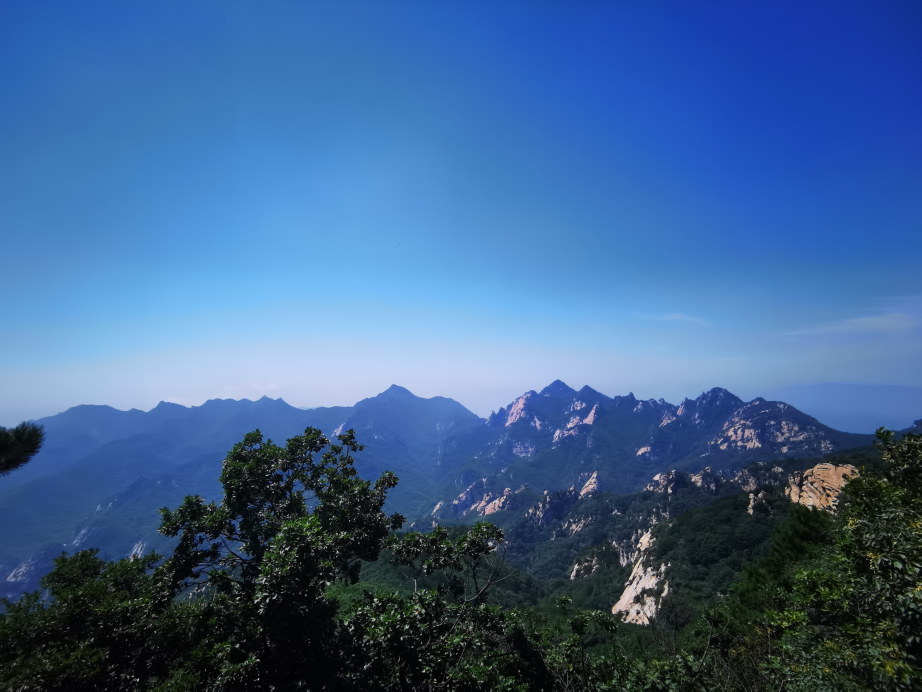
#> input picture resource/image/input/01.png, 4608 x 3456 px (shown at 1/5 size)
$ python -i tester.py   (imports and definitions only)
#> lines starting #> are read from the running program, lines starting #| are printed output that depends on the picture
### code/python/tools.py
import cv2
import numpy as np
import time
from perlin_numpy import generate_perlin_noise_2d
import os


def LoadImage(path: str, color=cv2.IMREAD_COLOR, size=(720, 1080)):
#> called with path = '../../resource/image/input/01.png', color = 1, size = (720, 1080)
    img = cv2.imread(path, color)
#> img is the input picture: shape (3456, 4608, 3); mean B, G, R 146.6, 99.2, 62.3
    shape = img.shape
#> shape = (3456, 4608, 3)
    # print(img.shape)
    # need to reshape
    img = cv2.resize(img, (int(size[1] * shape[1] / shape[0]), size[1]))
#> img: shape (1080, 1440, 3)

    if img.shape[1] < size[0]:
        print("pad")
        img = cv2.copyMakeBorder(
            img, 0, size[1] - img.shape[1], 0, 0, cv2.BORDER_DEFAULT
        )
    elif img.shape[1] > size[0]:
        start = int(img.shape[1] / 2 - size[0] / 2)
#> start = 360
        end = int(img.shape[1] / 2 + size[0] / 2)
#> end = 1080
        img = img[:, start:end]
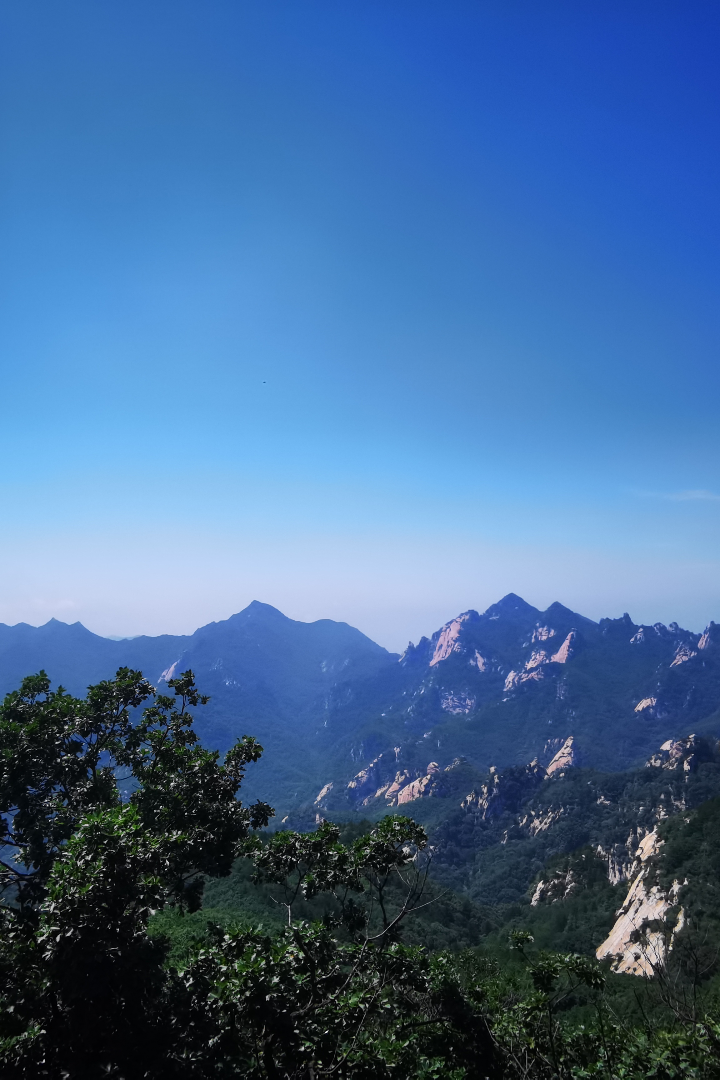
#> img: shape (1080, 720, 3); mean B, G, R 152.1, 106.1, 68
    return img


# [44 lines left out: functions ColorGrad, GetPerlinNoise, GetCombinedTexture, GetDryBrush, not called in this run]

### code/python/tester.py
import abstraction
import tools
import cv2
import os
import numpy as np


# [49 lines left out: functions TestKMeans, TestGrid, TestMeanShift, not called in this run]


def TestMorph(
    input_file,
    save_dir,
    test_list=[
        "",
    ],
):
    if not os.path.exists(save_dir):
        os.makedirs(save_dir)
    [file_name, end] = os.path.basename(input_file).split(".")
    img = tools.LoadImage(input_file)
    save_path = "{}/{}_{}.{}".format(save_dir, file_name, "origin", end)
    cv2.imwrite(save_path, img)

    # preset
    ret = img.copy()
    tail = ""
    save_ret = f"{save_dir}/{file_name}_" + "{}" + f".{end}"

    # generate elements
    element3 = cv2.getStructuringElement(cv2.MORPH_ELLIPSE, (3, 3))
    element5 = cv2.getStructuringElement(cv2.MORPH_ELLIPSE, (5, 5))
    element7 = cv2.getStructuringElement(cv2.MORPH_ELLIPSE, (7, 7))
    element_dic = {3: element3, 5: element5, 7: element7}

    print(element7, "\n\n")
    print(element3)

    cv2.morphologyEx(ret, cv2.MORPH_CLOSE, element_dic[3], ret, iterations=3)
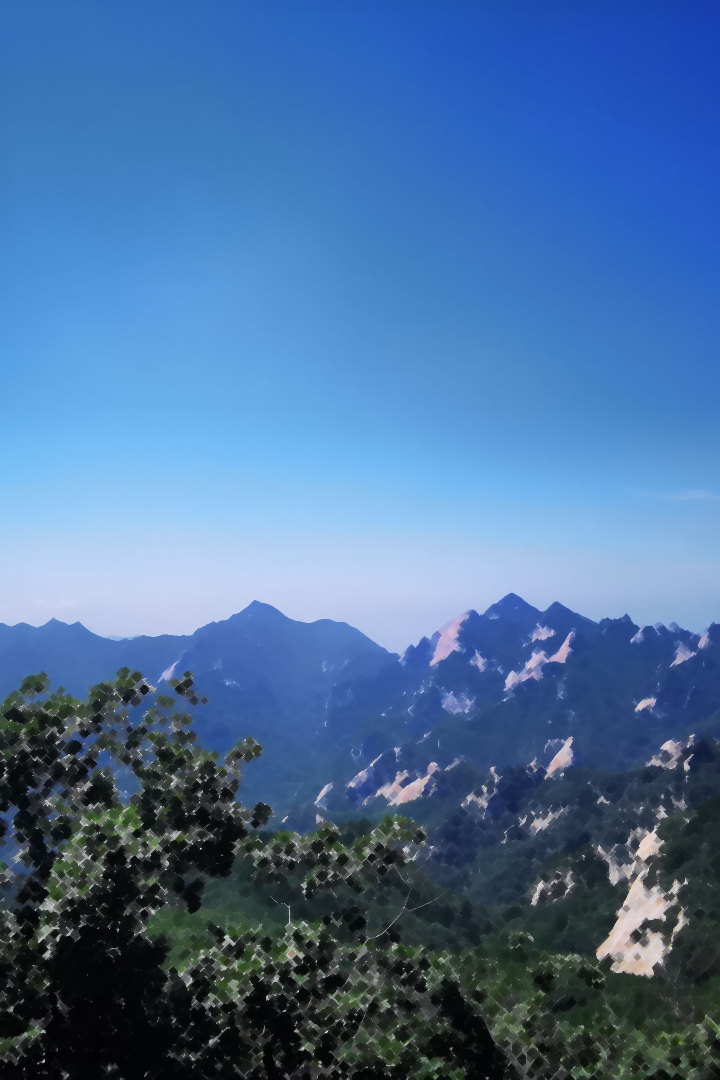
#> ret: shape (1080, 720, 3); mean B, G, R 157.5, 111.4, 73.3
    cv2.morphologyEx(ret, cv2.MORPH_OPEN, element_dic[3], ret, iterations=3)
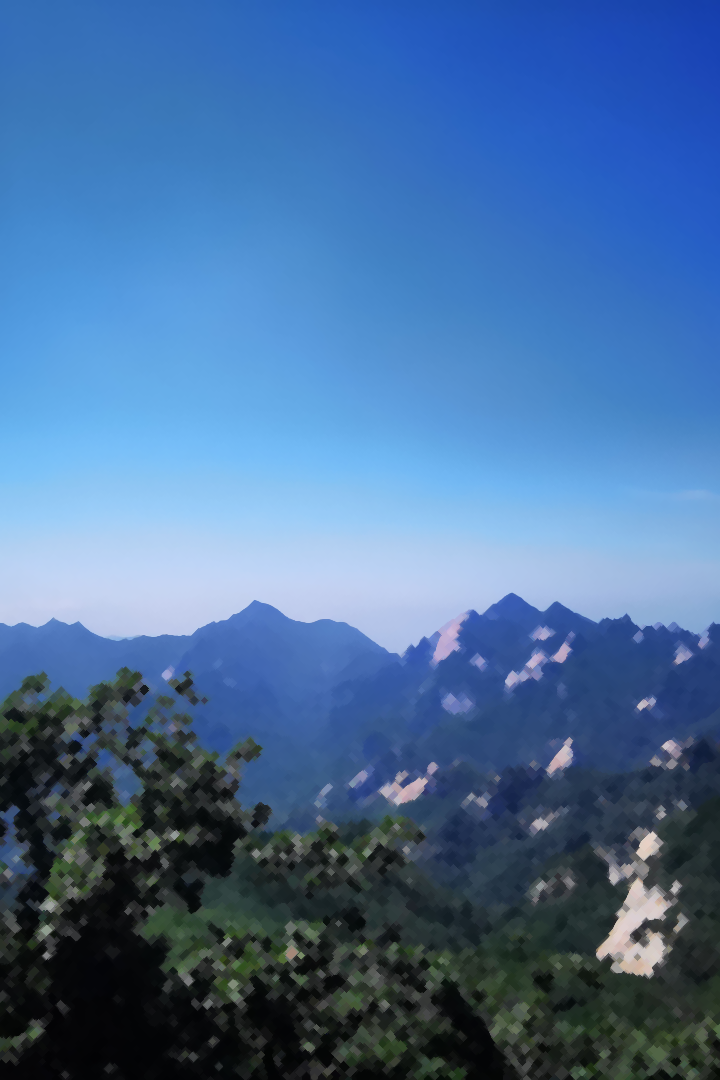
#> ret: shape (1080, 720, 3); mean B, G, R 155.7, 109.6, 71.3
    cv2.imwrite(save_ret.format("C3C3C3O3O3O3_slice"), ret[540:810, 360:540])
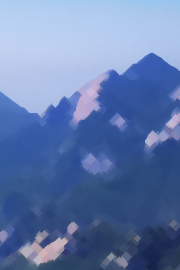
#> saved as 01_C3C3C3O3O3O3_slice.png: shape (270, 180, 3); mean B, G, R 171.6, 122.7, 98.2
    ret = img.copy()

    cv2.morphologyEx(ret, cv2.MORPH_OPEN, element_dic[3], ret, iterations=3)
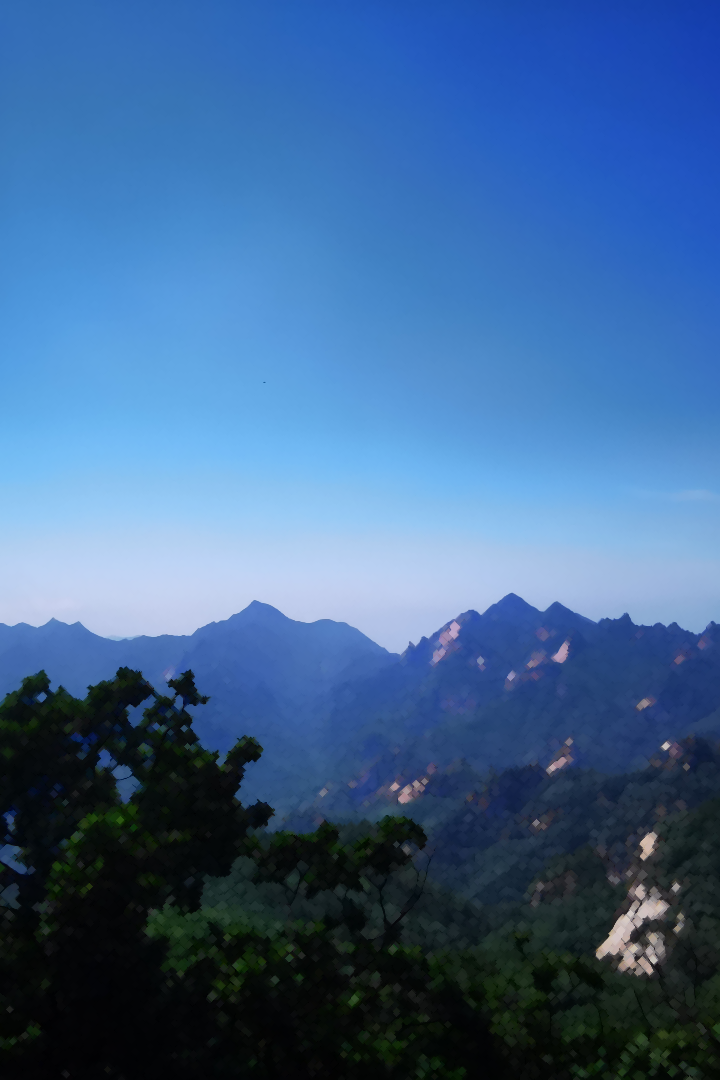
#> ret: shape (1080, 720, 3); mean B, G, R 146.7, 100.7, 62.5
    cv2.morphologyEx(ret, cv2.MORPH_CLOSE, element_dic[3], ret, iterations=3)
    cv2.imwrite(save_ret.format("O3O3O3C3C3C3_slice"), ret[540:810, 360:540])
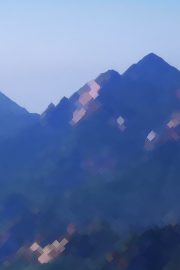
#> saved as 01_O3O3O3C3C3C3_slice.png: shape (270, 180, 3); mean B, G, R 163.3, 114.3, 89.6
    ret = img.copy()

    for i in range(3):
        cv2.morphologyEx(ret, cv2.MORPH_CLOSE, element_dic[3], ret, iterations=1)
        cv2.morphologyEx(ret, cv2.MORPH_OPEN, element_dic[3], ret, iterations=1)
    cv2.imwrite(save_ret.format("C3O3C3O3C3O3"), ret)
    ret = img.copy()

    # [40 lines of commented-out code are left out]


# [66 lines left out: functions TestColorDensity, TestNoiseGauss, TestNoiseGauss, TestNoisePerlin, not called in this run]


# def TestPipeline(input_path, out_dir):
#     img = tools.LoadImage(input_path)

>>> result = TestMorph('../../resource/image/input/01.png', 'out.png')

$ run again, on resource/image/input/02.png
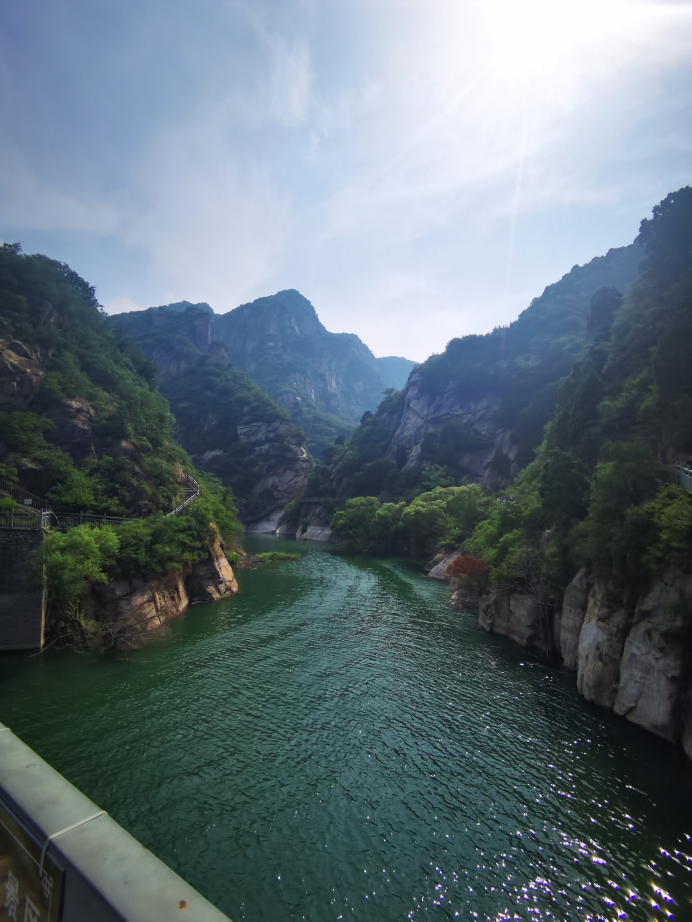
#> input picture resource/image/input/02.png, 3456 x 4608 px (shown at 1/5 size)
#> in LoadImage, img is the input picture: shape (4608, 3456, 3); mean B, G, R 121.2, 112.7, 97.3
#> in TestMorph, `cv2.morphologyEx(ret, cv2.MORPH_OPEN, element_dic[3], ret, iterations=3)`:
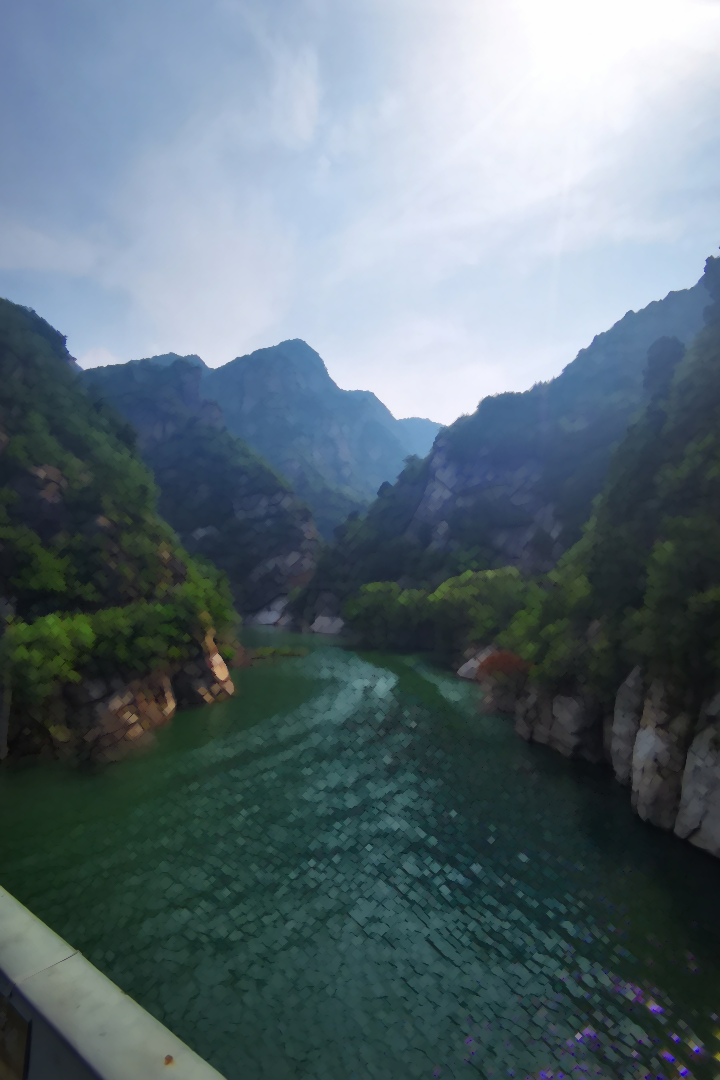
#> ret: shape (1080, 720, 3); mean B, G, R 119.3, 110.8, 94.4
#> in TestMorph, `cv2.imwrite(save_ret.format("O3O3O3C3C3C3_slice"), ret[540:810, 360:54..`:
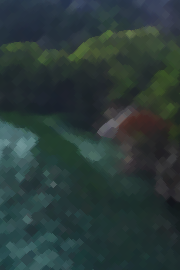
#> saved as 02_O3O3O3C3C3C3_slice.png: shape (270, 180, 3); mean B, G, R 57.1, 58.3, 42.7

$ run again, on resource/image/input/03.png
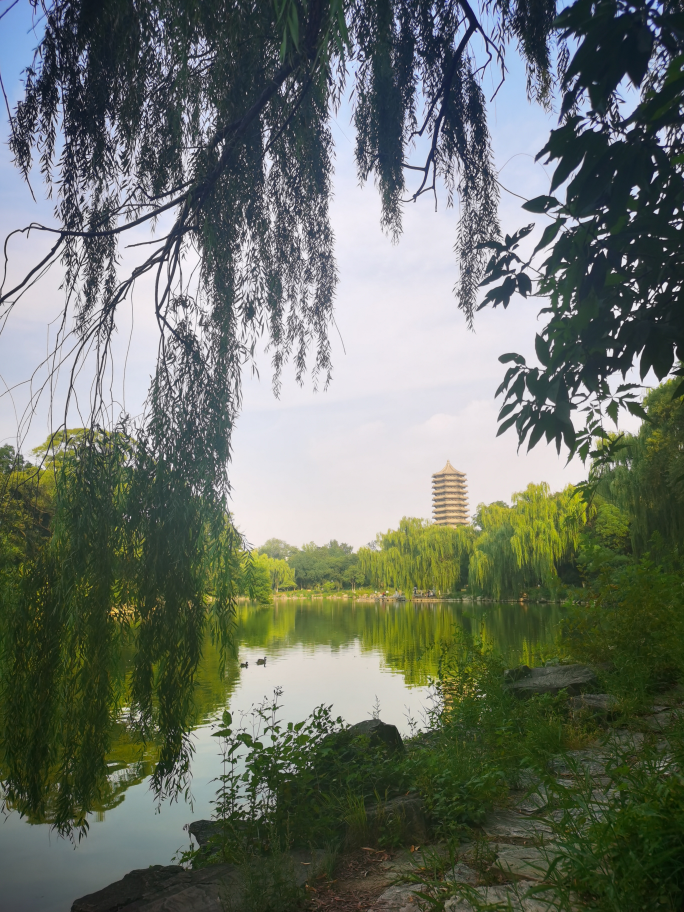
#> input picture resource/image/input/03.png, 2736 x 3648 px (shown at 1/4 size)
#> in LoadImage, img is the input picture: shape (3648, 2736, 3); mean B, G, R 104.6, 114.5, 107.4
#> in TestMorph, `cv2.imwrite(save_ret.format("O3O3O3C3C3C3_slice"), ret[540:810, 360:54..`:
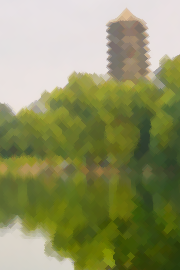
#> saved as 03_O3O3O3C3C3C3_slice.png: shape (270, 180, 3); mean B, G, R 99, 145.1, 141.6
#> after the loop in TestMorph, `for i in range(3):`:
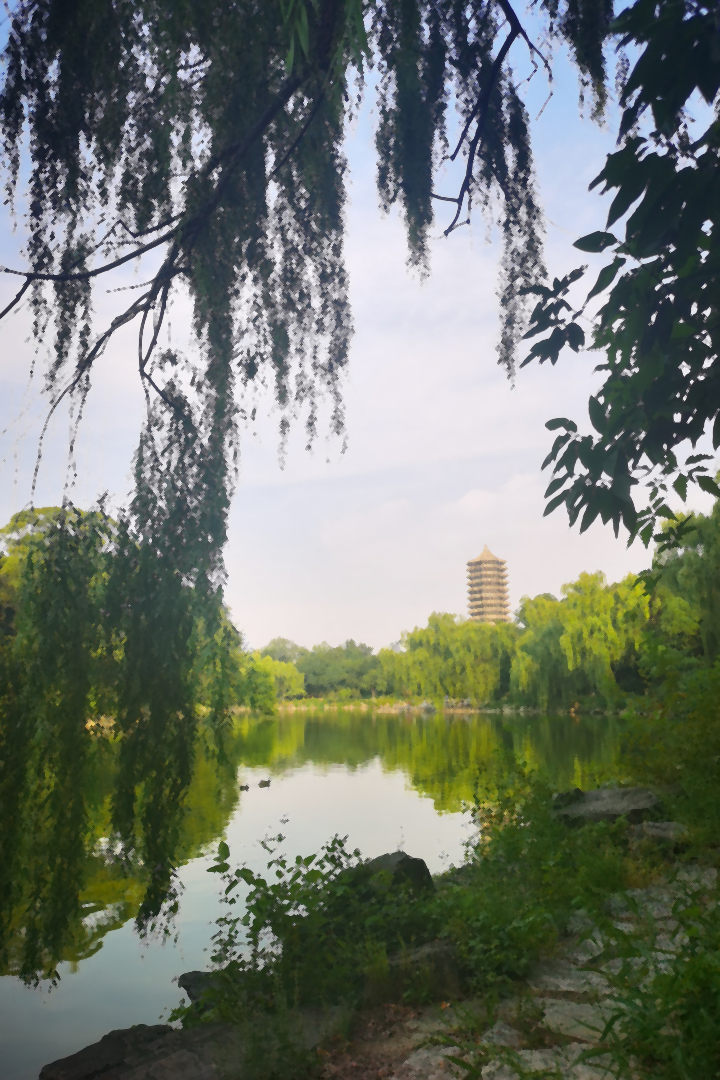
#> ret: shape (1080, 720, 3); mean B, G, R 110.6, 120.8, 114

$ run again, on resource/image/input/04.png
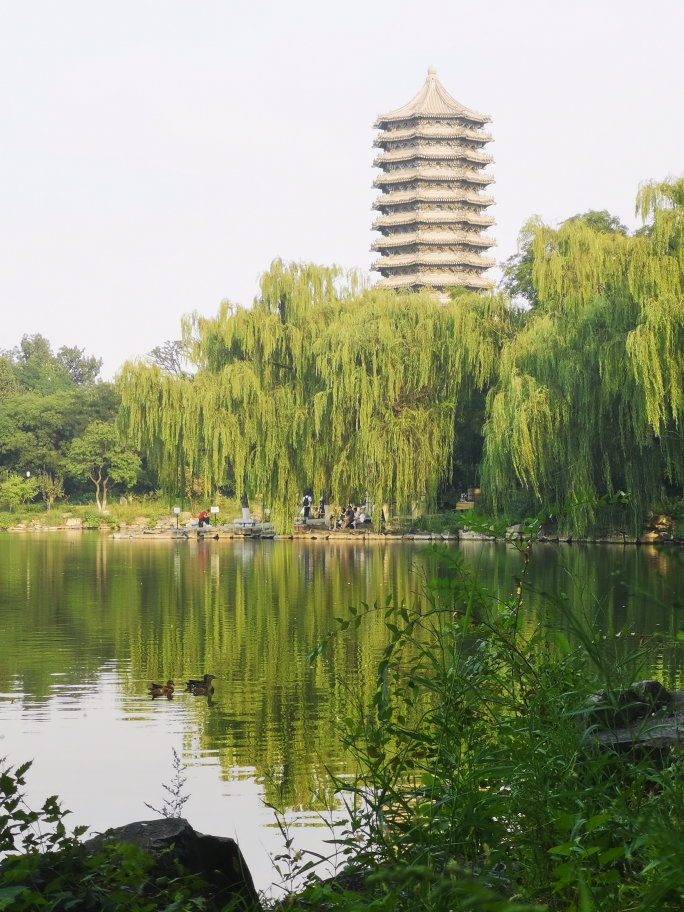
#> input picture resource/image/input/04.png, 2736 x 3648 px (shown at 1/4 size)
#> in LoadImage, img is the input picture: shape (3648, 2736, 3); mean B, G, R 120.8, 153.5, 148
#> in TestMorph, `cv2.imwrite(save_ret.format("O3O3O3C3C3C3_slice"), ret[540:810, 360:54..`:
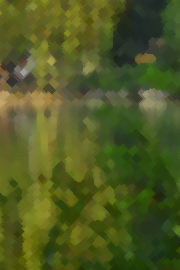
#> saved as 04_O3O3O3C3C3C3_slice.png: shape (270, 180, 3); mean B, G, R 35, 89.3, 79.1
#> after the loop in TestMorph, `for i in range(3):`:
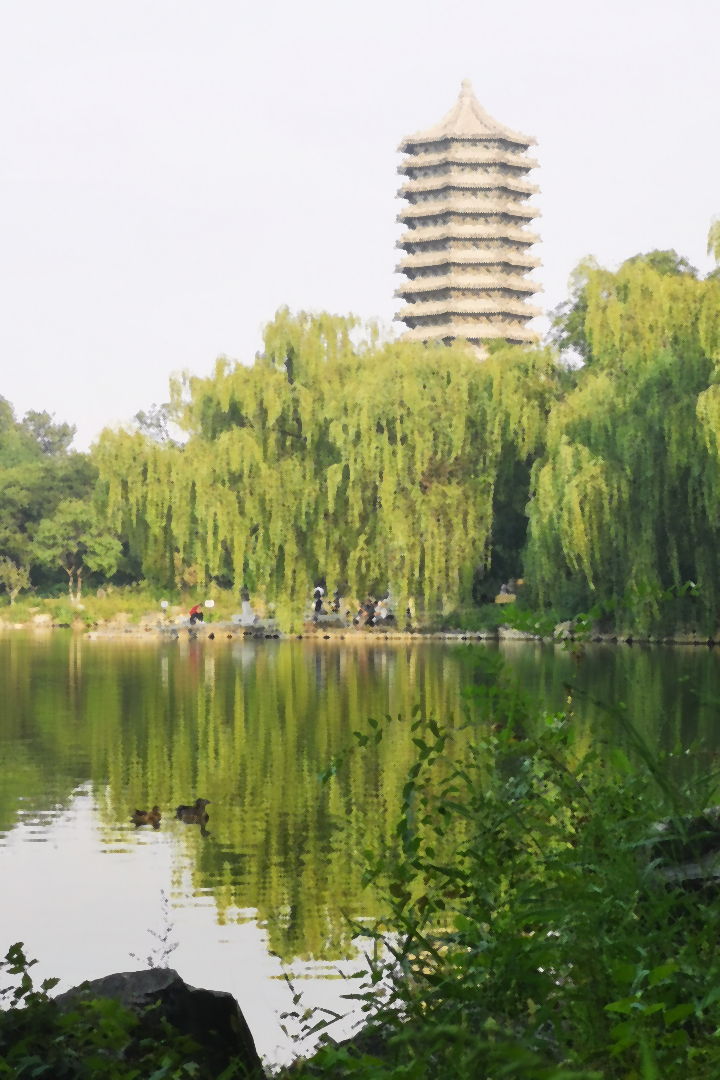
#> ret: shape (1080, 720, 3); mean B, G, R 124.2, 157.3, 152
